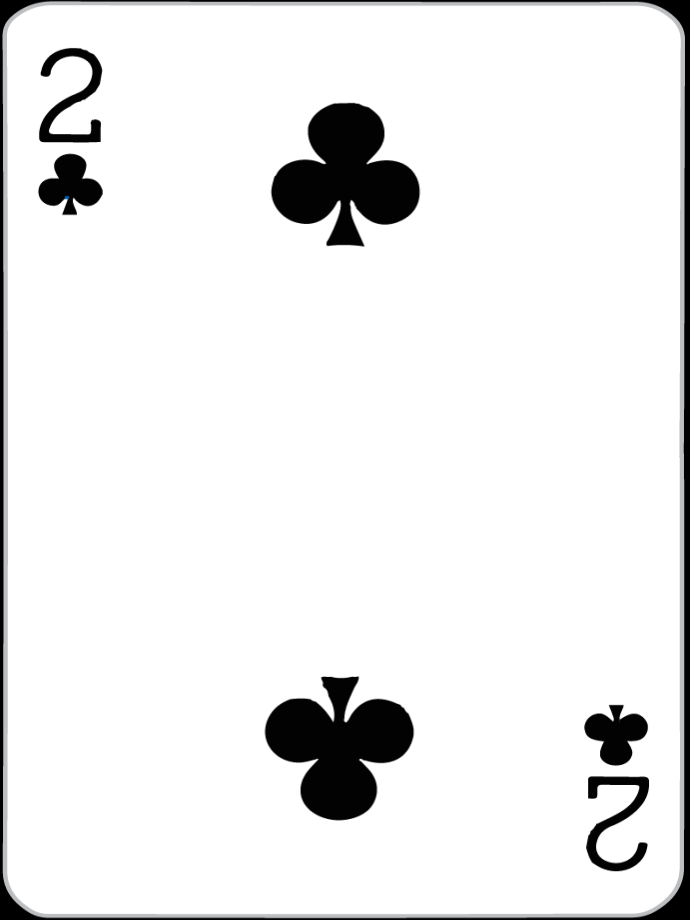
//> input picture Assignments/Excercise_4/answers/computer_vision_cv4_tested/capture-transformer/2C.ppm, 690 x 920 px, given in place of the camera
$ ./cannycam   (built with g++ and OpenCV 4)
//> lines starting //> are read from the running program, lines starting //| are printed output that depends on the picture
//> further down, frame is the input picture: 920 rows x 690 cols, CV_8UC3; mean B, G, R 235.3, 235.3, 235.2
#include <stdio.h>
#include <stdlib.h>
#include <iostream>

#include <opencv2/imgproc.hpp>
#include <opencv2/highgui.hpp>

using namespace cv;


// See www.asciitable.com
#define ESCAPE_KEY (27)
#define SYSTEM_ERROR (-1)


Mat canny_frame, timg_gray, timg_grad;
Mat frame;

int lowThreshold = 0;
const int max_lowThreshold = 100;
const int ratio = 3;
const int kernel_size = 3;
const char* window_name = "Edge Map";


void CannyThreshold(int, void*)
{
    cvtColor(frame, timg_gray, COLOR_BGR2GRAY);

    /// Reduce noise with a kernel 3x3
    blur( timg_gray, canny_frame, Size(3,3) );

    /// Canny detector
    Canny( canny_frame, canny_frame, lowThreshold, lowThreshold*ratio, kernel_size );
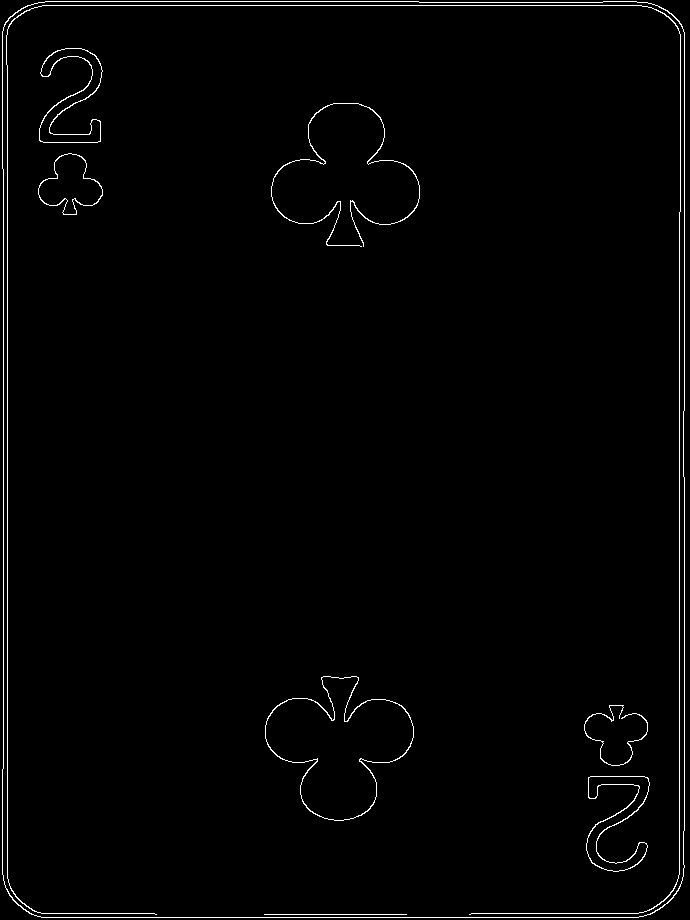
//> canny_frame: 920 rows x 690 cols, CV_8UC1; 1.5% white in thin lines or dots

    /// Using Canny's output as a mask, we display our result
    timg_grad = Scalar::all(0);

    frame.copyTo( timg_grad, canny_frame);
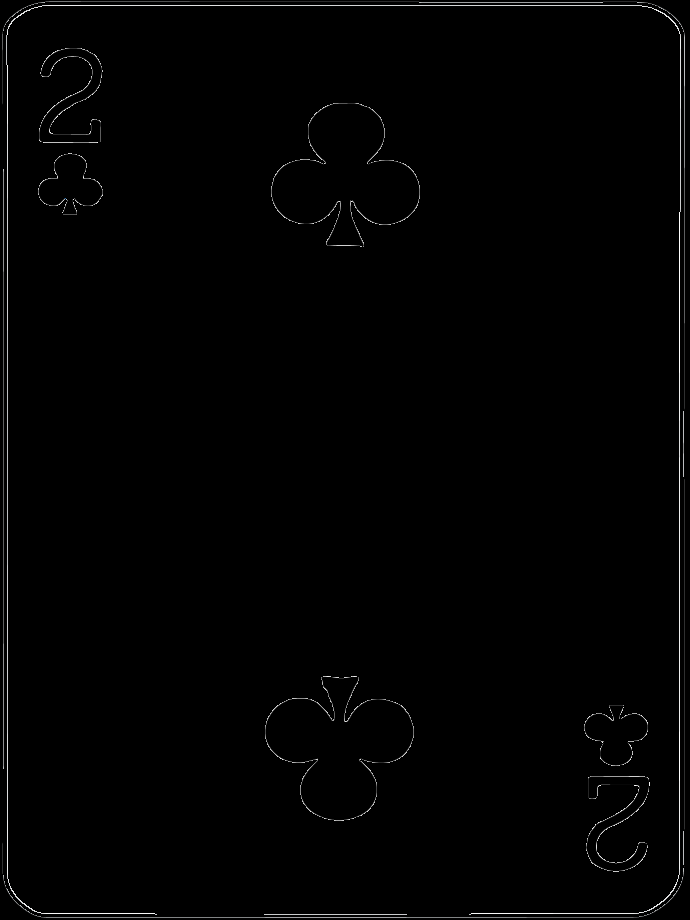
//> timg_grad: 920 rows x 690 cols, CV_8UC3; mean B, G, R 2.2, 2.2, 2.1

    imshow( window_name, timg_grad );

}


int main( int argc, char** argv )
{
   VideoCapture cam0(0);
   namedWindow("video_display");
   char winInput;

   if (!cam0.isOpened())
   {
       exit(SYSTEM_ERROR);
   }

   cam0.set(CAP_PROP_FRAME_WIDTH, 640);
   cam0.set(CAP_PROP_FRAME_HEIGHT, 480);
    createTrackbar( "Min Threshold:", window_name, &lowThreshold, max_lowThreshold, CannyThreshold );
   while (1)
   {
      cam0.read(frame);

      imshow("video_display", frame);

      namedWindow( window_name, WINDOW_AUTOSIZE );


      CannyThreshold(0, 0);

      if ((winInput = waitKey(10)) == ESCAPE_KEY)
//> the Esc key is pressed
      //if ((winInput = waitKey(0)) == ESCAPE_KEY)
      {
          break;
      }
      else if(winInput == 'n')
      {
          printf("input %c is ignored\n", winInput);
      }

   }

   destroyWindow("video_display");

}
